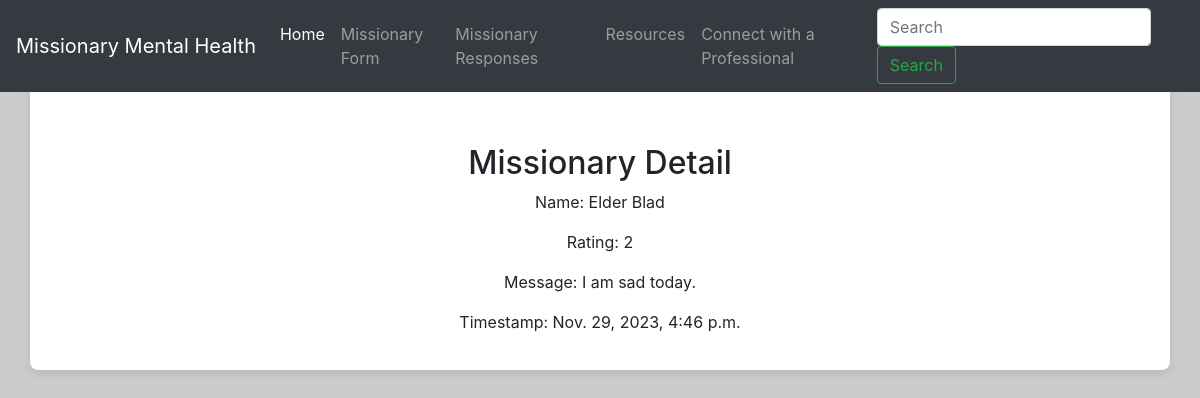
The app's page /mental_health/missionary/detail/2/ with its own data.
### mental_health_app/models.py (models this page shows)
class Missionary(models.Model):
    name = models.CharField(max_length=100)
    rating = models.IntegerField()
    message = models.TextField()
    timestamp = models.DateTimeField(auto_now_add=True)

### mental_health_app/views.py (the view)
# urls.py: path('missionary/detail/<int:pk>/', missionary_detail, name='missionary_detail'),
def missionary_detail(request, pk):
    missionary = Missionary.objects.get(pk=pk)
    return render(request, 'mental_health_app/missionary_detail.html', {'missionary': missionary})

### mental_health_app/templates/mental_health_app/missionary_detail.html (shortened to what this page needs)
{% extends 'mental_health_app/base.html' %}  {% block content %}
<br /><br />
<h2>Missionary Detail</h2>
<p>Name: {{ missionary.name }}</p>
<p>Rating: {{ missionary.rating }}</p>
<p>Message: {{ missionary.message }}</p>
<p>Timestamp: {{ missionary.timestamp }}</p>
{% endblock %}

### mental_health_app/templates/mental_health_app/base.html (style rules this page uses)
body { padding-top: 56px; background-color: #f8f9fa; }

### records on screen
Missionary: name "Elder Blad", rating "2", message "I am sad today.", timestamp "Nov. 29, 2023, 4:46 p.m."
